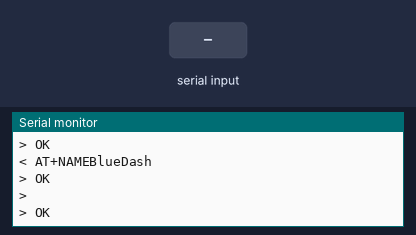
Bench run of a sketch on a simulated Arduino Uno, built with avr-gcc and run on an emulated ATmega328P. Parts: the last lines printed to the serial monitor. Inputs (shaded band) come from the test bench. The modem accepts every AT command (registered, SIM ready, sends succeed) and sends nothing else.

Above: at 1.2 s.
1.3 s: "O\n" received over Serial
At 1.7 s:
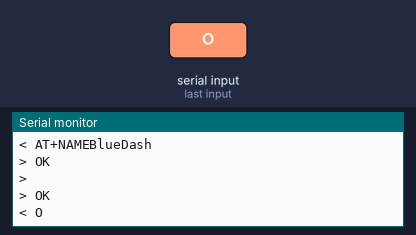
2.8 s: byte 10 ('\n') received over Serial
At 4.0 s:
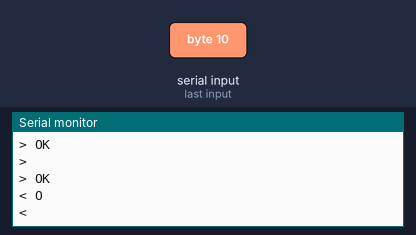
4.3 s: "O\n" received over the second serial link
At 5.2 s:
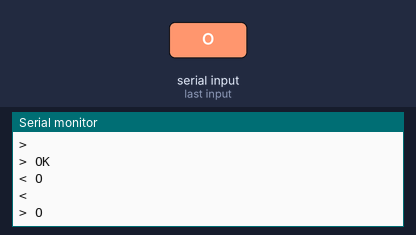
5.8 s: "K\n" received over Serial
At 6.3 s:
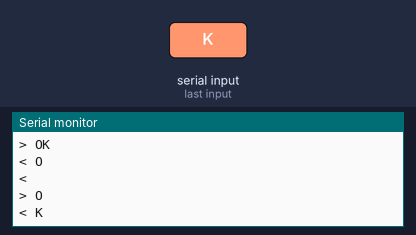
7.3 s: "K\n" received over the second serial link
At 8.6 s:
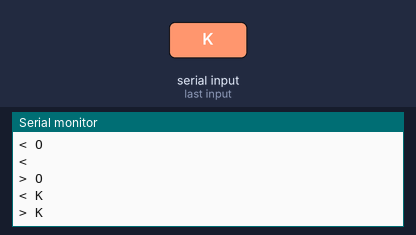

Measured:
- after the input at 1.3 s, the serial monitor: prints a new line at once (image 1)
- after the input at 2.8 s, the serial monitor: prints a new line at once (image 2)
- after the input at 4.3 s, the serial monitor: prints a new line at once (image 3)
- after the input at 5.8 s, the serial monitor: prints a new line at once (image 4)
- after the input at 7.3 s, the serial monitor: prints a new line at once (image 5)

The sketch:

libat09.ino
```cpp
#include "libat09config.h"
#include "libat09.h"
#include "libat09utilities.h"

using namespace at09;

unsigned long i = 0;
AT09* blueDash;

void setup()
{
#ifdef DEBUG
	blueDash = new AT09(3, 2);
#else
	blueDash = new AT09();
#endif

	blueDash->SetRole(BTRole::PERIPHERAL);
	blueDash->SetName("BlueDash");
}

void loop()
{
	blueDash->HandleSerialRelay();
}
```

libat09.cpp
```cpp
#include "libat09config.h"
#include "libat09.h"
#include "libat09utilities.h"

#include <Arduino.h>
#include <HardwareSerial.h>

#ifdef DEBUG
	#include <SoftwareSerial.h>
#endif

using namespace at09;

#ifdef DEBUG
AT09::AT09(char rx, char tx, unsigned long baudRate) :
	rxPin(rx), txPin(tx), responseIndex(0)
{
	serial = new SoftwareSerial(rx, tx);
	Serial.begin(115200);

	initialized = true;

	if (baudRate == 0)
		findBaudRate();
	else
		((SoftwareSerial*)serial)->begin(baudRate);
}
#else
AT09::AT09(unsigned long baudRate) : responseIndex(0)
{
	serial = &Serial;

	initialized = true;

	if (baudRate == 0)
		findBaudRate();
	else
		((HardwareSerial*)serial)->begin(baudRate);

}
#endif

void AT09::findBaudRate()
{
	String response;
	bool isBaudFound = false;

#ifdef DEBUG
	SoftwareSerial * port = (SoftwareSerial *)serial;
#else
	HardwareSerial * port = (HardwareSerial *)serial;
#endif

	for (char i = 0; i < sizeof(baudRates) / sizeof(baudRates[0]); i++)
	{
		logMessage("Attempting %ld...\n", baudRates[i]);
		port->begin(baudRates[i]);
		isBaudFound = SendHello();


		if (isBaudFound)
		{
			logMessage("Found.\n");
			return;
		}
	}

	logMessage("Not found.\n");
	initialized = false;
}

bool AT09::sendAndWait(const char * message, bool waitForOk)
{
	bool isResponseComplete = false;
	char loopCount = 2;

	if (!initialized)
		return false;

	logMessage("< %s\n", message);

	serial->println(message);

	do
	{
		isResponseComplete = serialReadLine(*serial,
											at09Response,
											sizeof(at09Response),
											responseIndex,
											AT09_RESPONSE_TIMEOUT_MS);
		if (waitForOk && isResponseComplete)
		{
			if (at09Response[0] == 'O' &&
			    at09Response[1] == 'K')
			{
				break;
			}
		}
	} while (waitForOk && --loopCount);

	if (at09Response[0])
		logMessage("> %s", at09Response);

	return (isResponseComplete && isResponseValid());
}

bool AT09::setCommand(const char * commandName, const char * value)
{
	char command[BUFFER_SIZE];
	snprintf(command, BUFFER_SIZE, "AT+%s%s", commandName, value);
	return sendAndWait(command, true);
}

bool AT09::setCommand(const char * commandName, long value)
{
	char numberStr[BUFFER_SIZE];
	ltoa(value, numberStr, 10);
	return setCommand(commandName, numberStr);
}

bool AT09::getCommand(const char * commandName, char * resultBuffer, int bufferLen)
{
	char command[BUFFER_SIZE];
	snprintf(command, BUFFER_SIZE, "AT+%s", commandName);

	if (sendAndWait(command))
	{
		if (resultBuffer)
		{
			snprintf(resultBuffer, bufferLen, "%s", at09Response);
		}
		return true;
	}
	else
	{
		logMessage("ERROR: Invalid response");
		return false;
	}
}

bool AT09::isResponseValid()
{
	bool isValid = (at09Response[0] == '+' ||
				    (at09Response[0] == 'O' &&
					 at09Response[1] == 'K'));
	return isValid;
}

bool AT09::IsConnected()
{
	return false;
}

#ifdef DEBUG
void AT09::HandleSerialRelay()
{
	bool isCommandComplete = false;
	bool isResponseComplete = false;

	if (!initialized)
		return;

	isCommandComplete = serialReadLine(Serial,
									   debugCommand,
									   sizeof(debugCommand),
									   debugIndex);
	if (isCommandComplete)
	{
		logMessage("< %s", debugCommand);
		serial->print(debugCommand);
		debugCommand[0] = 0;
		debugIndex = 0;
	}

	isResponseComplete = serialReadLine(*serial,
										at09Response,
										sizeof(at09Response),
										responseIndex);
	if (isResponseComplete)
	{
		logMessage("> %s", at09Response);
		at09Response[0] = 0;
		responseIndex = 0;
	}
}
#endif
```

libat09.h
```cpp
#ifndef LIBAT09_H
#define LIBAT09_H

#include "libat09config.h"

#include <Arduino.h>

#ifdef DEBUG
	#define BUFFER_SIZE 70
#else
	#define BUFFER_SIZE 16
#endif

namespace at09
{
	const long baudRates[] = {
		2400,
		4800,
		9600,
		19200,
		38400,
		57600,
		115200
	};

	enum class BTRole
	{
		PERIPHERAL = 0,
		CENTRAL = 1
	};

	class AT09
	{
	private:
		// Constants
		static constexpr unsigned int AT09_RESPONSE_TIMEOUT_MS = 1000;

		bool initialized = false;
		char baudRate = 0;
		char statePin = 0;
		char at09Response[BUFFER_SIZE] = {0};
		unsigned int responseIndex = 0;
		Stream * serial;

#ifdef DEBUG
		char rxPin = 0;
		char txPin = 0;
		char debugCommand[BUFFER_SIZE] = {0};
		unsigned int debugIndex = 0;
#endif

		void findBaudRate();
		bool isResponseValid();
		bool sendAndWait(const char * message, bool waitForOk = false);
		bool setCommand(const char * commandName, const char * value);
		bool setCommand(const char * commandName, long value);
		bool getCommand(const char * commandName, char * resultBuffer, int bufferLen);

	public:

#ifdef DEBUG
		AT09(char rx, char tx, unsigned long baudRate = 0);
		void HandleSerialRelay();
#else
		AT09 Initialize(unsigned long baudRate = 0);
#endif

		bool Disconnect();
		bool IsConnected();
		bool Reboot()								{ return sendAndWait("RESET"); }
		bool FactoryReset()							{ return sendAndWait("DEFAULT"); }
		bool SendHello()							{ return sendAndWait("AT"); }

#ifdef GETTERS
		bool GetBluetoothAddress(char * addressBuffer, int addressBufferLen)	{ return getCommand("LADDR", addressBuffer, addressBufferLen); }
		bool GetFWVersion(char * versionBuffer, int versionBufferLen)			{ return getCommand("VERSION", versionBuffer, versionBufferLen); }
#endif

#ifdef SETTERS
		bool SetAdvertismentEnable(bool isEnabled)	{ return setCommand("ADVEN", (int)isEnabled); }
		bool SetAdvertisingInterval(char interval)	{ return setCommand("ADVI", interval); }
		bool SetConnectionInterval(char interval)	{ return setCommand("NINTERVAL", interval); }
		bool SetBaud(long baud)						{ return setCommand("BAUD", baud); }
		bool SetName(const char * btName)			{ return setCommand("NAME", btName); }
		bool SetRole(BTRole role)					{ return setCommand("ROLE", (int)role); }
		bool SetServiceUUID(int uuid)				{ return setCommand("UUID", uuid); }
		bool SetCharacteristicUUID(int uuid)		{ return setCommand("CHAR", uuid); }
		bool SetPowerLevel(char level)				{ return setCommand("POWE", level); }
#endif

		bool Sleep();
	}; /* class AT09 */
} /* namespace at09 */
#endif //LIBAT09_H
```

libat09config.h
```cpp
#ifndef LIBAT09_CONFIG_H
#define LIBAT09_CONFIG_H

#define DEBUG

// Uncomment to disable superfluous API functions. Example: AT09::SetName() etc.
//   All commands will need to be sent manually via AT09::setCommand()
//#define MINIMUM

#ifndef MINIMUM
    // Uncomment to enable "get" functions that read from the chip. Example: AT09::GetFWVersion() etc.
    #define GETTERS

    // Uncomment to enable "set" functions that write settings to the chip. Example: AT09::SetName() etc.
    #define SETTERS
#endif

#endif //LIBAT09_CONFIG_H
```

libat09utilities.cpp
```cpp
#include "libat09utilities.h"

#ifdef DEBUG
    #include <stdarg.h>
#endif

using namespace at09;

bool at09::serialReadLine(Stream& serial,
						  char * buffer,
						  unsigned int bufferLen,
						  unsigned int& index,
						  unsigned int timeout)
{
	int readByte;
	unsigned long start = millis();
	unsigned int maxWriteIndex = bufferLen - 2;
	bool isComplete = false;

	if (index > maxWriteIndex)
	{
		logMessage("ERROR: Index out of bounds.\n");
		buffer[bufferLen - 1] = 0;
		index = 0;
		return false;
	}

	do
	{
		if (serial.available())
		{
			readByte = serial.read();

			// Ignore zeroes
			if (readByte == 0)
				continue;

			buffer[index++] = readByte;

			if (readByte == '\n')
			{
				isComplete = true;
				break;
			}
		}
	} while (timeout != 0 &&
			 (millis() - start) < timeout &&
			 index <= maxWriteIndex);

	if (isComplete)
	{
		// Terminate the string and reset the index.
		buffer[index] = 0;
		index = 0;
	}

	return isComplete;
}

#ifdef DEBUG
#define LOG_BUFFER_SIZE 128
void at09::logMessage(const char * format, ...)
{
    va_list argptr;
    char buffer[LOG_BUFFER_SIZE];

    va_start(argptr, format);

    vsnprintf(buffer, LOG_BUFFER_SIZE, format, argptr);

    Serial.print(buffer);

    va_end(argptr);
}
#endif
```

libat09utilities.h
```cpp
#ifndef LIBAT09_UTILITIES_H
#define LIBAT09_UTILITIES_H

#include "libat09config.h"

#include <Arduino.h>

namespace at09
{
    bool serialReadLine(Stream& serial,
                        char * buffer,
                        unsigned int bufferLen,
                        unsigned int& index,
                        unsigned int timeout = 0);

#ifdef DEBUG
    void logMessage(const char * format, ...);
#else
    void logMessage(const char * format, ...) {}
#endif
}

#endif //LIBAT09_UTILITIES_H
```
